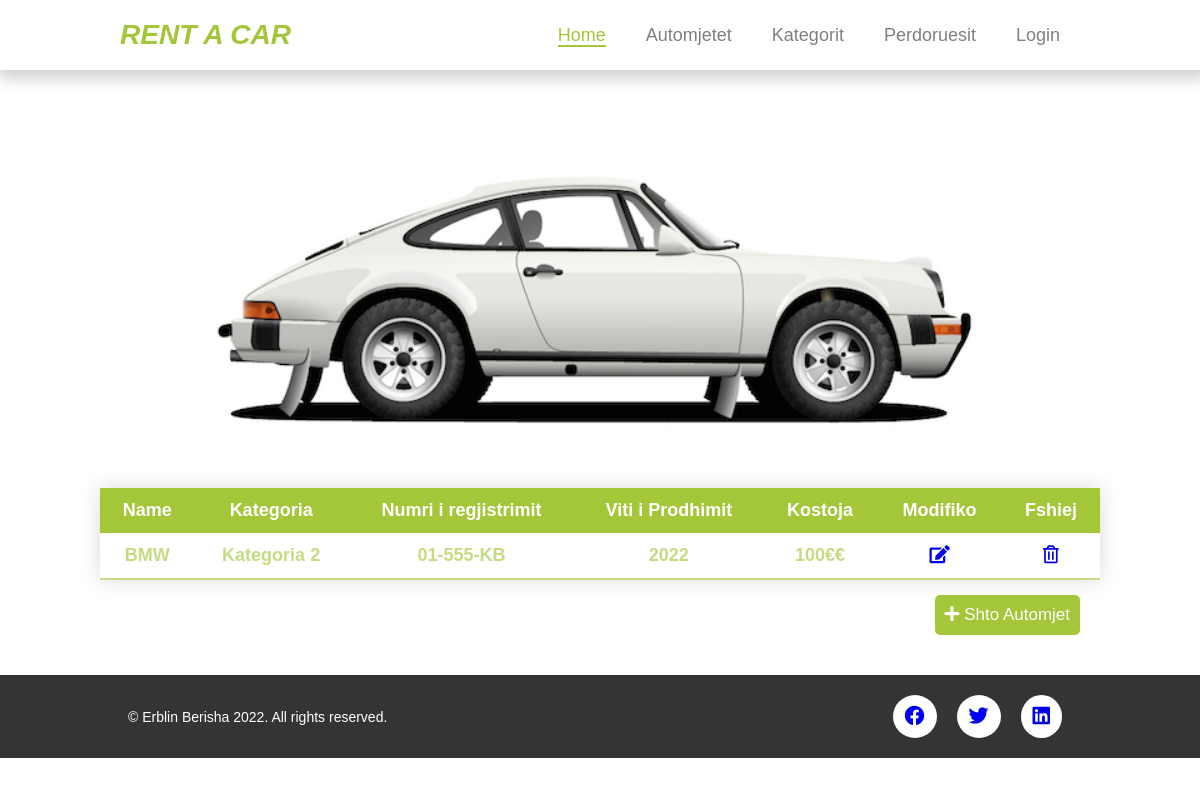
The page /automjetet.php on the database as committed earlier.
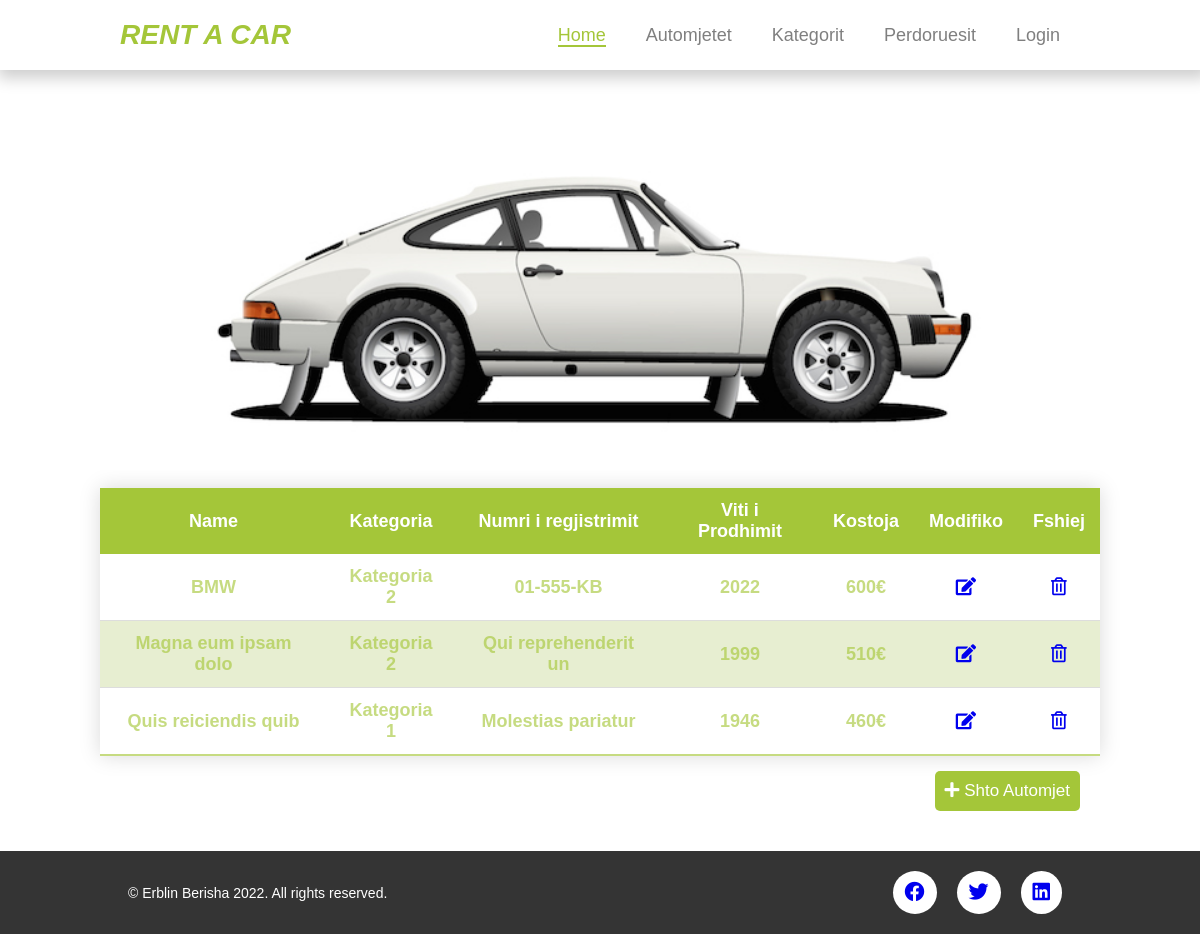
The same page on the database as committed later.
### tables this page shows
CREATE TABLE `automjetet` (
  `automjetiid` int(11) NOT NULL,
  `kategoriid` int(11) DEFAULT NULL,
  `emri` varchar(50) DEFAULT NULL,
  `nrregjistrimi` varchar(50) DEFAULT NULL,
  `vitiprodhimit` int(6) DEFAULT NULL,
  `cmimi` varchar(50) DEFAULT NULL
);

CREATE TABLE `kategorit` (
  `kategoriid` int(11) NOT NULL,
  `emri` varchar(30) NOT NULL,
  `pershkrimi` varchar(50) NOT NULL
);

### inc/functions.php (called while the page is built, shortened)
<?php
function merrAutomjetet(){
    global $dbconn;
    $sql = "SELECT a.automjetiid, a.emri, k.kategoriid, k.pershkrimi, a.nrregjistrimi, a.vitiprodhimit, a.cmimi ";
    $sql .= " FROM automjetet a INNER JOIN kategorit k ON a.kategoriid = k.kategoriid ";
    return mysqli_query($dbconn,$sql);
}
?>

### automjetet.php (the view)
<?php include 'inc/header.php'; ?>
<section class="list-entity container">
    <div class="image">
        <img src="img/car7.jpg" alt="">
    </div>
    <table class="styled-table">
        <thead>
        <tr>
            <th>Name</th>
            <th>Kategoria</th>
            <th>Numri i regjistrimit</th>
            <th>Viti i Prodhimit</th>
            <th>Kostoja</th>
            <th>Modifiko</th>
            <th>Fshiej</th>
        </tr>
        </thead>
        <tbody>
        <?php
            $automjeti = merrAutomjetet();
            while($automjetet = mysqli_fetch_assoc($automjeti))
            {
                $autoid = $automjetet['automjetiid'];
                echo "<tr class='active-row'>";
                echo "<td>" . $automjetet['emri'] . "</td>";
                echo "<td>" . $automjetet['pershkrimi'] . "</td>";
                echo "<td>" . $automjetet['nrregjistrimi'] . "</td>";
                echo "<td>" . $automjetet['vitiprodhimit'] . "</td>";
                echo "<td>" . $automjetet['cmimi'] . "€" . "</td>";
                echo "<td><a href='shto_modifiko_automjete.php?autoid={$autoid}'>
                <i class='fas fa-edit'></i></a></td>";
                echo "<td><a href='fshijautomjete.php?autoid={$autoid}'>
                <i class='far fa-trash-alt'></i></a></td>";
                echo "</tr>";
            }
        ?>
        </tbody>
    </table>
    <a href="shto_modifiko_automjete.php" id="add_entity"><i class="fas fa-plus"></i> Shto Automjet</a>
</section>
<?php include 'inc/footer.php'; ?>

Rows that differ between the two databases and show on the page:
changed automjetet "BMW": cmimi "100€" → "600"
added automjetet: emri "Magna eum ipsam dolo", kategoriid.pershkrimi "Kategoria 2", nrregjistrimi "Qui reprehenderit un", vitiprodhimit "1999", cmimi "510"
added automjetet: emri "Quis reiciendis quib", kategoriid.pershkrimi "Kategoria 1", nrregjistrimi "Molestias pariatur", vitiprodhimit "1946", cmimi "460"
